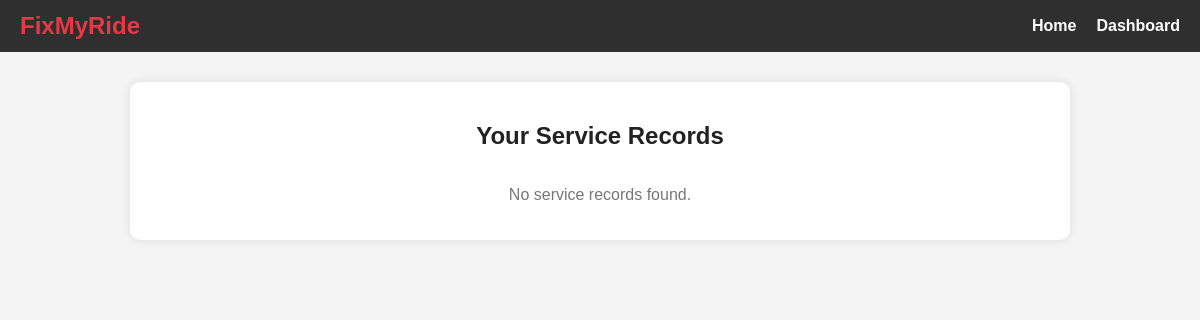
The app's page /service-records/ (signed in), older data.
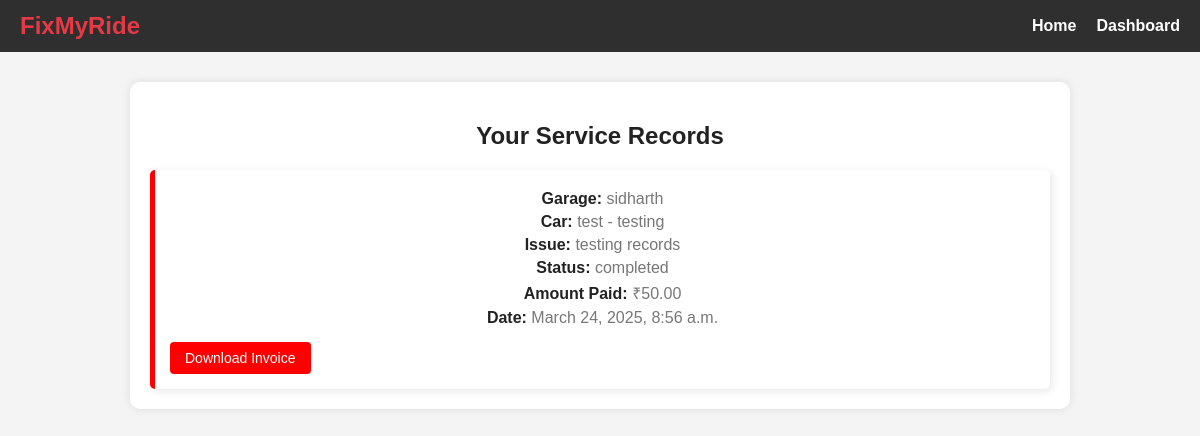
The same page, newer data.
### myapp/models.py (models this page shows, shortened)
class ServiceRecord(models.Model):
    request = models.OneToOneField(Request, on_delete=models.CASCADE)
    worker = models.ForeignKey(Worker, on_delete=models.SET_NULL, null=True)
    garage = models.ForeignKey(Garage, on_delete=models.CASCADE)
    completed_at = models.DateTimeField(auto_now_add=True)
    service_price = models.DecimalField(max_digits=10, decimal_places=2, null=True, blank=True)
    invoice_pdf = models.FileField(upload_to='invoices/', null=True, blank=True)
    def __str__(self):
        return f"Service Record - {self.request} - Completed on {self.completed_at}"

class Garage(models.Model):
    name = models.CharField(max_length=100, unique=True)
    owner_name = models.CharField(max_length=100)
    contact = models.CharField(max_length=15, unique=True)
    email = models.EmailField(unique=True)
    password = models.CharField(max_length=100)  # Store hashed password
    address = models.TextField()
    services_offered = models.TextField()
    image = models.ImageField(null=True, blank=True, upload_to="images/")
    is_approved = models.BooleanField(default=False)  # Approval status

class Request(models.Model):
    STATUS_CHOICES = [
        ('pending', 'Pending'),
        ('approved', 'Approved'),
        ('rejected', 'Rejected'),
    ]
    customer = models.ForeignKey('Customer', on_delete=models.CASCADE)
    garage = models.ForeignKey('Garage', on_delete=models.CASCADE)
    car_manufacturer = models.CharField(max_length=100)
    car_model = models.CharField(max_length=100)
    issue_description = models.TextField()
    status = models.CharField(max_length=20, choices=STATUS_CHOICES, default='pending')
    created_at = models.DateTimeField(auto_now_add=True)
    worker = models.ForeignKey('Worker', on_delete=models.SET_NULL, null=True, blank=True, related_name='requests')  # Add related_name
    def __str__(self):
        return f"Request from {self.customer.first_name} {self.customer.last_name} for {self.car_manufacturer} {self.car_model}"

### myapp/views.py (the view)
    def wrapper(request, *args, **kwargs):
        if 'customer_id' in request.session:
            return view_func(request, *args, **kwargs)
        else:
            return redirect('user_login')  # Redirect to login page if not logged in

### myapp/views.py (called while the page is built)
def customer_login_required(view_func):
    def wrapper(request, *args, **kwargs):
        if 'customer_id' in request.session:
            return view_func(request, *args, **kwargs)
        else:
            return redirect('user_login')  # Redirect to login page if not logged in
    return wrapper

@customer_login_required
def service_records(request):
    customer_id = request.session.get('customer_id')
    logger.info(f"Fetching service records for customer ID: {customer_id}")
    records = ServiceRecord.objects.filter(request__customer_id=customer_id).order_by('-completed_at')
    logger.info(f"Records fetched: {records}")
    return render(request, 'service_records.html', {'records': records})

### templates/service_records.html (shortened to what this page needs)
{% load static %}
<!DOCTYPE html>
<html lang="en">
<head>
    <link rel="stylesheet" href="{% static 'css/service_records.css' %}">
</head>
<body>
    <nav class="navbar">
        <div class="logo">FixMyRide</div>
        <ul class="nav-links">
            <li><a href="{% url 'home' %}">Home</a></li>
            <li><a href="{% url 'user_dashboard' %}">Dashboard</a></li>
        </ul>
    </nav>
    <section class="service-records">
        <h2>Your Service Records</h2>
        <div class="records-container">
            {% if records %}
                {% for record in records %}
                    <div class="record-box">
                        <p><strong>Garage:</strong> {{ record.garage.name }}</p>
                        <p><strong>Car:</strong> {{ record.request.car_manufacturer }} - {{ record.request.car_model }}</p>
                        <p><strong>Issue:</strong> {{ record.request.issue_description }}</p>
                        <p><strong>Status:</strong> {{ record.request.status }}</p>
                        <p><strong>Amount Paid:</strong> ₹{{ record.service_price }}</p>
                        <p><strong>Date:</strong> {{ record.completed_at }}</p>
                        <a href="{% url 'download_invoice' record.id %}" class="btn">Download Invoice</a>
                    </div>
                {% endfor %}
            {% else %}
                <p>No service records found.</p>
            {% endif %}
        </div>
    </section>
</body>
</html>

Row changes from the older to the newer data that the page shows:
added ServiceRecord: garage.name "sidharth", request.car_manufacturer "test", request.car_model "testing", request.issue_description "testing records", request.status "completed", service_price "50.00", completed_at "March 24, 2025, 8:56 a.m."
Text that changed along with them:
text no longer shown: "No service records found."
